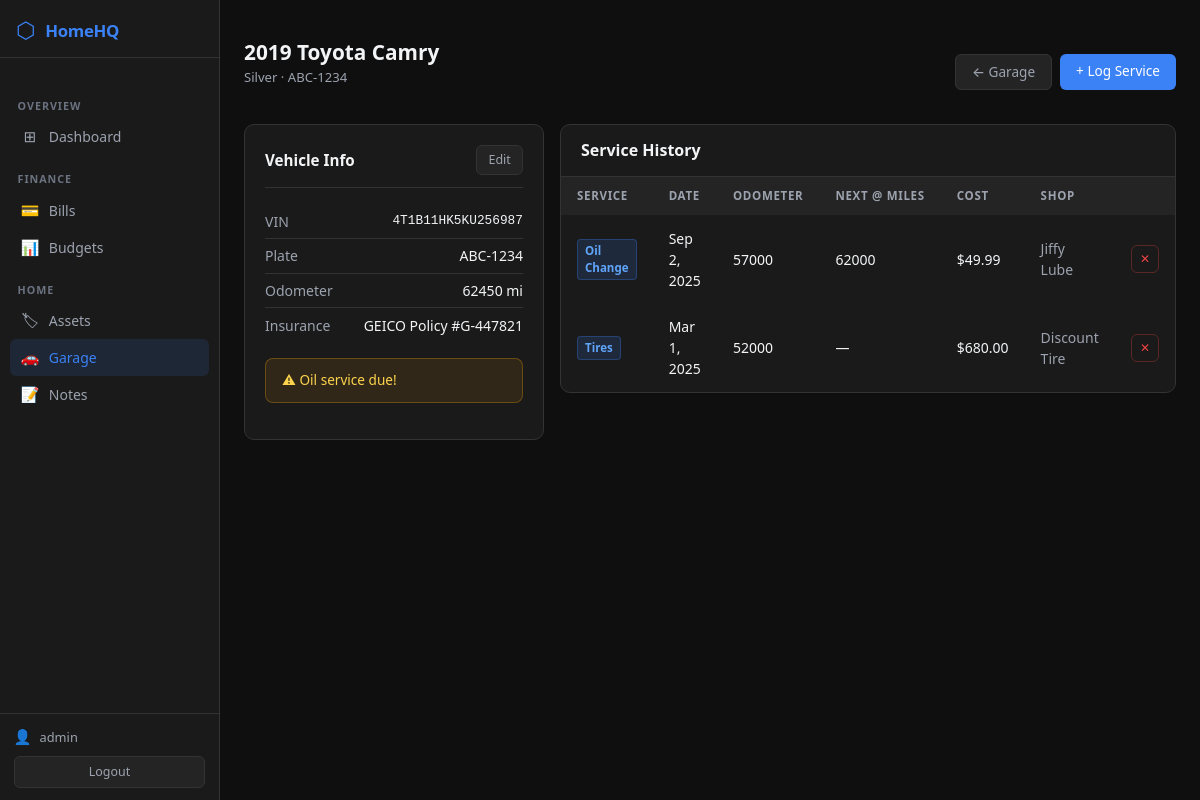
Page /vehicles/1/ (signed in) on the committed database.
### vehicles/models.py (models this page shows, shortened)
class Vehicle(models.Model):
    vin = models.CharField(max_length=17, blank=True)
    year = models.IntegerField()
    make = models.CharField(max_length=100)
    model = models.CharField(max_length=100)
    color = models.CharField(max_length=50, blank=True)
    plate = models.CharField(max_length=20, blank=True)
    odometer = models.IntegerField(null=True, blank=True, help_text="Current odometer in miles")
    insurance_policy = models.CharField(max_length=200, blank=True)
    title_scan = models.FileField(upload_to='vehicle_docs/', null=True, blank=True)
    registration_scan = models.FileField(upload_to='vehicle_docs/', null=True, blank=True)
    notes = models.TextField(blank=True)
    @property
    def service_due(self):
        last_oil = ServiceLog.objects.filter(vehicle=self, service_type='oil_change').order_by('-date').first()
        if last_oil and last_oil.next_service_odometer and self.odometer:
            return self.odometer >= last_oil.next_service_odometer
        return False
    def __str__(self):
        return f"{self.year} {self.make} {self.model}"

class ServiceLog(models.Model):
    vehicle = models.ForeignKey(Vehicle, on_delete=models.CASCADE, related_name='service_logs')
    service_type = models.CharField(max_length=50, choices=SERVICE_TYPE_CHOICES)
    date = models.DateField(default=timezone.now)
    odometer_at_service = models.IntegerField(null=True, blank=True)
    next_service_odometer = models.IntegerField(null=True, blank=True)
    cost = models.DecimalField(max_digits=10, decimal_places=2, null=True, blank=True)
    shop = models.CharField(max_length=200, blank=True)
    receipt_scan = models.FileField(upload_to='service_receipts/', null=True, blank=True)
    notes = models.TextField(blank=True)
    class Meta:
        ordering = ['-date']

### vehicles/views.py (the view)
# urls.py: path('<int:pk>/', views.vehicle_detail, name='vehicle_detail'),
@login_required
def vehicle_detail(request, pk):
    vehicle = get_object_or_404(Vehicle, pk=pk)
    logs = ServiceLog.objects.filter(vehicle=vehicle)
    return render(request, 'vehicles/vehicle_detail.html', {'vehicle': vehicle, 'logs': logs})

### templates/vehicles/vehicle_detail.html (shortened to what this page needs)
{% extends 'base.html' %}
{% block content %}
<div class="page-header mt-3">
  <div>
    <h1 class="page-title">{{ vehicle.year }} {{ vehicle.make }} {{ vehicle.model }}</h1>
    {% if vehicle.color %}<p class="page-subtitle">{{ vehicle.color }}{% if vehicle.plate %} · {{ vehicle.plate }}{% endif %}</p>{% endif %}
  </div>
  <div class="d-flex gap-2">
    <a href="{% url 'vehicle_list' %}" class="btn-hq-secondary text-decoration-none">← Garage</a>
    <a href="{% url 'service_add' vehicle.pk %}" class="btn-hq-primary text-decoration-none">+ Log Service</a>
  </div>
</div>
<div class="row g-3">
  <div class="col-md-4">
    <div class="card-hq">
      <div class="card-hq-header"><h2 class="card-hq-title">Vehicle Info</h2><a href="{% url 'vehicle_edit' vehicle.pk %}" class="btn-hq-secondary text-decoration-none" style="font-size:0.78rem;padding:0.3rem 0.7rem;">Edit</a></div>
      <div style="font-size:0.875rem;">
        {% if vehicle.vin %}<div style="display:flex;justify-content:space-between;padding:0.4rem 0;border-bottom:1px solid var(--border);"><span class="text-muted-hq">VIN</span><span style="font-family:monospace;font-size:0.8rem;">{{ vehicle.vin }}</span></div>{% endif %}
        {% if vehicle.plate %}<div style="display:flex;justify-content:space-between;padding:0.4rem 0;border-bottom:1px solid var(--border);"><span class="text-muted-hq">Plate</span><span>{{ vehicle.plate }}</span></div>{% endif %}
        {% if vehicle.odometer %}<div style="display:flex;justify-content:space-between;padding:0.4rem 0;border-bottom:1px solid var(--border);"><span class="text-muted-hq">Odometer</span><span>{{ vehicle.odometer|floatformat:0 }} mi</span></div>{% endif %}
        {% if vehicle.insurance_policy %}<div style="display:flex;justify-content:space-between;padding:0.4rem 0;"><span class="text-muted-hq">Insurance</span><span>{{ vehicle.insurance_policy }}</span></div>{% endif %}
      </div>
      {% if vehicle.service_due %}
      <div class="alert-hq alert-hq-warning mt-3">⚠ Oil service due!</div>
      {% endif %}
    </div>
  </div>
  <div class="col-md-8">
    <div class="card-hq" style="padding:0;overflow:hidden;">
      <div style="padding:1rem 1.25rem;border-bottom:1px solid var(--border);"><h2 style="font-size:1rem;font-weight:600;margin:0;">Service History</h2></div>
      <table class="table-hq w-100">
        <thead><tr><th>Service</th><th>Date</th><th>Odometer</th><th>Next @ Miles</th><th>Cost</th><th>Shop</th><th></th></tr></thead>
        <tbody>
          {% for log in logs %}
          <tr>
            <td><span class="badge-hq-blue">{{ log.get_service_type_display }}</span></td>
            <td>{{ log.date|date:"M j, Y" }}</td>
            <td>{{ log.odometer_at_service|floatformat:0|default:"—" }}</td>
            <td>{{ log.next_service_odometer|floatformat:0|default:"—" }}</td>
            <td>{% if log.cost %}${{ log.cost|floatformat:2 }}{% else %}—{% endif %}</td>
            <td style="color:var(--text-muted);">{{ log.shop|default:"—" }}</td>
            <td>
              <form method="post" action="{% url 'service_delete' log.pk %}">
                <button type="submit" class="btn-hq-danger" style="font-size:0.75rem;padding:0.25rem 0.5rem;">✕</button>
              </form>
            </td>
          </tr>
          {% empty %}
          <tr><td colspan="7" style="text-align:center;padding:2rem;color:var(--text-muted);">No service records yet.</td></tr>
          {% endfor %}
        </tbody>
      </table>
    </div>
  </div>
</div>
{% endblock %}

### templates/base.html (shortened to what this page needs)
{% load static %}
<!DOCTYPE html>
<html lang="en">
<head>
  <link rel="stylesheet" href="{% static 'css/bootstrap.min.css' %}">
  <link rel="stylesheet" href="{% static 'css/homehq.css' %}">
</head>
<body>
<div class="shell">
  <aside class="sidebar">
    <a class="sidebar-brand text-decoration-none" href="{% url 'dashboard' %}">
      <span class="sidebar-brand-icon">⬡</span>
      <span class="sidebar-brand-text">HomeHQ</span>
    </a>
    <nav class="sidebar-nav mt-3">
      <div class="sidebar-section-label">Overview</div>
      <a class="sidebar-link text-decoration-none {% if request.resolver_match.url_name == 'dashboard' %}active{% endif %}"
         href="{% url 'dashboard' %}">
        <span class="sidebar-icon">⊞</span> Dashboard
      </a>
      <div class="sidebar-section-label">Finance</div>
      <a class="sidebar-link text-decoration-none {% if 'bills' in request.path %}active{% endif %}"
         href="{% url 'bill_list' %}">
        <span class="sidebar-icon">💳</span> Bills
      </a>
      <a class="sidebar-link text-decoration-none {% if 'budgets' in request.path %}active{% endif %}"
         href="{% url 'budget_list' %}">
        <span class="sidebar-icon">📊</span> Budgets
      </a>
      <div class="sidebar-section-label">Home</div>
      <a class="sidebar-link text-decoration-none {% if 'assets' in request.path %}active{% endif %}"
         href="{% url 'asset_list' %}">
        <span class="sidebar-icon">🏷</span> Assets
      </a>
      <a class="sidebar-link text-decoration-none {% if 'vehicles' in request.path %}active{% endif %}"
         href="{% url 'vehicle_list' %}">
        <span class="sidebar-icon">🚗</span> Garage
      </a>
      <a class="sidebar-link text-decoration-none {% if 'notes' in request.path %}active{% endif %}"
         href="{% url 'note_list' %}">
        <span class="sidebar-icon">📝</span> Notes
      </a>
    </nav>
    <div class="sidebar-footer">
      <div class="sidebar-user">
        <span class="sidebar-user-icon">👤</span>
        <span class="sidebar-username">{{ request.user.username }}</span>
      </div>
      <form method="post" action="{% url 'logout' %}" style="margin:0;">
        <button type="submit" class="sidebar-logout-btn">Logout</button>
      </form>
    </div>
  </aside>
  <div class="main-area">
    <div class="page-container">
      {% block content %}{% endblock %}
    </div>
  </div>
</div>
</body>
</html>

### rows in the picture
Vehicle: year "2019", make "Toyota", model "Camry", color "Silver", plate "ABC-1234", vin "4T1B11HK5KU256987", odometer "62450", insurance_policy "GEICO Policy #G-447821"
ServiceLog: service_type "Oil Change", date "Sep 2, 2025", odometer_at_service "57000", next_service_odometer "62000", cost "49.99", shop "Jiffy Lube"
ServiceLog: service_type "Tires", date "Mar 1, 2025", odometer_at_service "52000", next_service_odometer "—", cost "680.00", shop "Discount Tire"

### other values in the picture
{{ request.user.username }} "admin"
